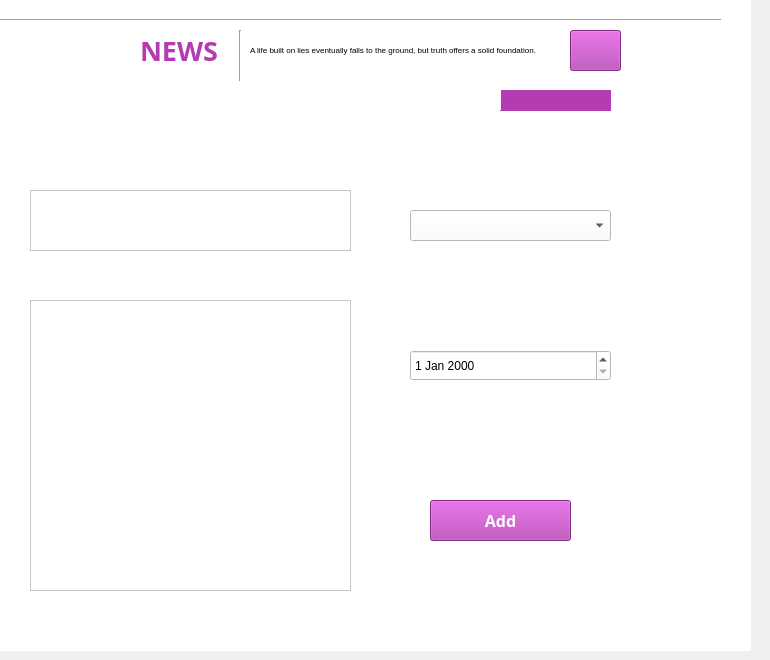
    <widget class="QWidget" name="admin_add_news">
     <widget class="Line" name="line_2">
      <property name="geometry">
       <rect>
        <x>-40</x>
        <y>10</y>
        <width>761</width>
        <height>21</height>
       </rect>
      </property>
      <property name="orientation">
       <enum>Qt::Orientation::Horizontal</enum>
      </property>
     </widget>
     <widget class="QLabel" name="label_7">
      <property name="geometry">
       <rect>
        <x>10</x>
        <y>30</y>
        <width>121</width>
        <height>41</height>
       </rect>
      </property>
      <property name="font">
       <font>
        <family>Rockwell Extra Bold</family>
        <pointsize>20</pointsize>
        <bold>true</bold>
       </font>
      </property>
      <property name="styleSheet">
       <string notr="true">color: rgb(255, 255, 255);</string>
      </property>
      <property name="text">
       <string>WORLD</string>
      </property>
     </widget>
     <widget class="QLabel" name="label_8">
      <property name="geometry">
       <rect>
        <x>140</x>
        <y>30</y>
        <width>151</width>
        <height>41</height>
       </rect>
      </property>
      <property name="font">
       <font>
        <family>Rockwell Extra Bold</family>
        <pointsize>20</pointsize>
        <bold>true</bold>
       </font>
      </property>
      <property name="styleSheet">
       <string notr="true">color: rgb(179, 60, 179);</string>
      </property>
      <property name="text">
       <string>NEWS</string>
      </property>
     </widget>
     <widget class="Line" name="line_3">
      <property name="geometry">
       <rect>
        <x>230</x>
        <y>30</y>
        <width>20</width>
        <height>51</height>
       </rect>
      </property>
      <property name="orientation">
       <enum>Qt::Orientation::Vertical</enum>
      </property>
     </widget>
     <widget class="QLabel" name="label_9">
      <property name="geometry">
       <rect>
        <x>-20</x>
        <y>90</y>
        <width>521</width>
        <height>20</height>
       </rect>
      </property>
      <property name="styleSheet">
       <string notr="true">background-color: rgb(255, 255, 255);</string>
      </property>
      <property name="text">
       <string/>
      </property>
     </widget>
     <widget class="QLabel" name="label_10">
      <property name="geometry">
       <rect>
        <x>500</x>
        <y>90</y>
        <width>111</width>
        <height>21</height>
       </rect>
      </property>
      <property name="styleSheet">
       <string notr="true">background-color: rgb(179, 60, 179);</string>
      </property>
      <property name="text">
       <string/>
      </property>
     </widget>
     <widget class="QLabel" name="label_11">
      <property name="geometry">
       <rect>
        <x>10</x>
        <y>150</y>
        <width>371</width>
        <height>461</height>
       </rect>
      </property>
      <property name="styleSheet">
       <string notr="true"/>
      </property>
      <property name="text">
       <string/>
      </property>
     </widget>
     <widget class="QPlainTextEdit" name="title">
      <property name="geometry">
       <rect>
        <x>30</x>
        <y>190</y>
        <width>321</width>
        <height>61</height>
       </rect>
      </property>
      <property name="font">
       <font>
        <pointsize>9</pointsize>
       </font>
      </property>
      <property name="styleSheet">
       <string notr="true">color: rgb(0, 0, 0);
background-color: rgb(255, 255, 255);</string>
      </property>
      <property name="plainText">
       <string/>
      </property>
     </widget>
     <widget class="QComboBox" name="category">
      <property name="geometry">
       <rect>
        <x>410</x>
        <y>210</y>
        <width>201</width>
        <height>31</height>
       </rect>
      </property>
      <property name="styleSheet">
       <string notr="true">background-color: rgb(255, 255, 255);
color: rgb(0, 0, 0);</string>
      </property>
     </widget>
     <widget class="QLabel" name="label_12">
      <property name="geometry">
       <rect>
        <x>410</x>
        <y>170</y>
        <width>111</width>
        <height>31</height>
       </rect>
      </property>
      <property name="font">
       <font>
        <pointsize>16</pointsize>
       </font>
      </property>
      <property name="styleSheet">
       <string notr="true">color: rgb(255, 255, 255);</string>
      </property>
      <property name="text">
       <string>Category</string>
      </property>
     </widget>
     <widget class="QPushButton" name="add">
      <property name="geometry">
       <rect>
        <x>430</x>
        <y>500</y>
        <width>141</width>
        <height>41</height>
       </rect>
      </property>
      <property name="font">
       <font>
        <family>Rockwell Extra Bold</family>
        <pointsize>12</pointsize>
        <bold>true</bold>
       </font>
      </property>
      <property name="styleSheet">
       <string notr="true">background-color: rgb(179, 60, 179);
color: rgb(255, 255, 255);</string>
      </property>
      <property name="text">
       <string>Add</string>
      </property>
     </widget>
     <widget class="QDateEdit" name="date">
      <property name="geometry">
       <rect>
        <x>410</x>
        <y>350</y>
        <width>201</width>
        <height>31</height>
       </rect>
      </property>
      <property name="styleSheet">
       <string notr="true">color: rgb(0, 0, 0);
background-color: rgb(255, 255, 255);</string>
      </property>
     </widget>
     <widget class="QLabel" name="label_13">
      <property name="geometry">
       <rect>
        <x>420</x>
        <y>310</y>
        <width>101</width>
        <height>31</height>
       </rect>
      </property>
      <property name="font">
       <font>
        <pointsize>18</pointsize>
       </font>
      </property>
      <property name="styleSheet">
       <string notr="true">color: rgb(255, 255, 255);</string>
      </property>
      <property name="text">
       <string>Date</string>
      </property>
     </widget>
     <widget class="QPushButton" name="home_pic">
      <property name="geometry">
       <rect>
        <x>570</x>
        <y>30</y>
        <width>51</width>
        <height>41</height>
       </rect>
      </property>
      <property name="styleSheet">
       <string notr="true">background-color: rgb(179, 60, 179);</string>
      </property>
      <property name="text">
       <string/>
      </property>
     </widget>
     <widget class="QLabel" name="label_14">
      <property name="geometry">
       <rect>
        <x>-10</x>
        <y>0</y>
        <width>761</width>
        <height>521</height>
       </rect>
      </property>
      <property name="styleSheet">
       <string notr="true">background-color: rgb(255, 255, 255);</string>
      </property>
      <property name="text">
       <string/>
      </property>
     </widget>
     <widget class="QLabel" name="label_15">
      <property name="geometry">
       <rect>
        <x>30</x>
        <y>150</y>
        <width>71</width>
        <height>31</height>
       </rect>
      </property>
      <property name="font">
       <font>
        <pointsize>18</pointsize>
       </font>
      </property>
      <property name="styleSheet">
       <string notr="true">color: rgb(255, 255, 255);</string>
      </property>
      <property name="text">
       <string>Title</string>
      </property>
     </widget>
     <widget class="QLabel" name="label_16">
      <property name="geometry">
       <rect>
        <x>30</x>
        <y>260</y>
        <width>131</width>
        <height>31</height>
       </rect>
      </property>
      <property name="font">
       <font>
        <pointsize>18</pointsize>
       </font>
      </property>
      <property name="styleSheet">
       <string notr="true">color: rgb(255, 255, 255);</string>
      </property>
      <property name="text">
       <string>Description</string>
      </property>
     </widget>
     <widget class="QLabel" name="label_17">
      <property name="geometry">
       <rect>
        <x>0</x>
        <y>-11</y>
        <width>751</width>
        <height>521</height>
       </rect>
      </property>
      <property name="text">
       <string>TextLabel</string>
      </property>
     </widget>
     <widget class="QLabel" name="label_18">
      <property name="geometry">
       <rect>
        <x>250</x>
        <y>40</y>
        <width>311</width>
        <height>20</height>
       </rect>
      </property>
      <property name="font">
       <font>
        <pointsize>6</pointsize>
       </font>
      </property>
      <property name="text">
       <string>A life built on lies eventually falls to the ground, but truth offers a solid foundation.</string>
      </property>
     </widget>
     <widget class="QLabel" name="label_25">
      <property name="geometry">
       <rect>
        <x>0</x>
        <y>0</y>
        <width>751</width>
        <height>651</height>
       </rect>
      </property>
      <property name="styleSheet">
       <string notr="true">background-color: rgb(255, 255, 255);</string>
      </property>
      <property name="text">
       <string/>
      </property>
     </widget>
     <widget class="QPlainTextEdit" name="description">
      <property name="geometry">
       <rect>
        <x>30</x>
        <y>300</y>
        <width>321</width>
        <height>291</height>
       </rect>
      </property>
      <property name="font">
       <font>
        <pointsize>16</pointsize>
       </font>
      </property>
      <property name="styleSheet">
       <string notr="true">background-color: rgb(255, 255, 255);
color: rgb(0, 0, 0);</string>
      </property>
     </widget>
     <zorder>label_17</zorder>
     <zorder>label_14</zorder>
     <zorder>label_25</zorder>
     <zorder>add</zorder>
     <zorder>category</zorder>
     <zorder>date</zorder>
     <zorder>home_pic</zorder>
     <zorder>label_10</zorder>
     <zorder>label_11</zorder>
     <zorder>label_12</zorder>
     <zorder>label_13</zorder>
     <zorder>label_15</zorder>
     <zorder>label_16</zorder>
     <zorder>title</zorder>
     <zorder>line_3</zorder>
     <zorder>line_2</zorder>
     <zorder>label_9</zorder>
     <zorder>label_8</zorder>
     <zorder>label_7</zorder>
     <zorder>label_18</zorder>
     <zorder>description</zorder>
    </widget>
